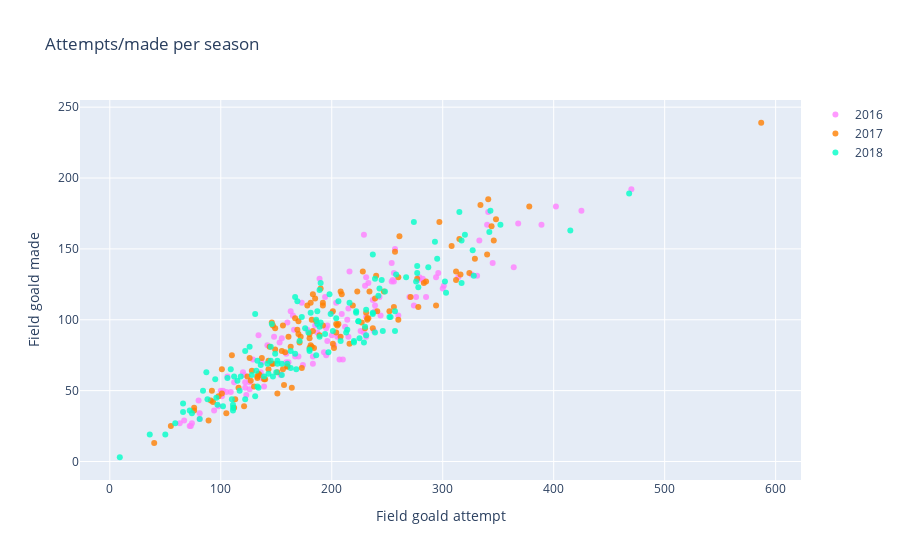

The cell this chart's notebook holds for it:
### Code cell
df2016 = df_EL.loc[df_EL['Season'] == "2016 - 2017"]
df2017 = df_EL.loc[df_EL['Season'] == "2017 - 2018"]
df2018 = df_EL.loc[df_EL['Season'] == "2018 - 2019"]

import plotly.graph_objs as go

trace1 =go.Scatter(
                    x = df2016["FGA"],
                    y = df2016["FGM"],
                    mode = "markers",
                    name = "2016",
                    marker = dict(color = 'rgba(255, 128, 255, 0.8)'),
                    text= df2016["Season"])
trace2 =go.Scatter(
                    x = df2017["FGA"],
                    y = df2017["FGM"],
                    mode = "markers",
                    name = "2017",
                    marker = dict(color = 'rgba(255, 128, 2, 0.8)'),
                    text= df2017["Season"])
trace3 =go.Scatter(
                    x = df2018["FGA"],
                    y = df2018["FGM"],
                    mode = "markers",
                    name = "2018",
                    marker = dict(color = 'rgba(0, 255, 200, 0.8)'),
                    text= df2018["Season"])
data = [trace1, trace2, trace3]
layout = dict(title = 'Attempts/made per season',
              xaxis= dict(title= 'Field goald attempt',ticklen= 5,zeroline= False),
              yaxis= dict(title= 'Field goald made',ticklen= 5,zeroline= False)
             )
fig = dict(data = data, layout = layout)
iplot(fig)

### Figure 1 — Plotly figure (JSON) as saved in the notebook; plotly's stock layout.template omitted (floating-point values rounded to 4 significant figures; data arrays with more than 128 entries replaced by an {"elided": "..."} marker saying what was removed)
{"data": [{"marker": {"color": "rgba(255, 128, 255, 0.8)"}, "mode": "markers", "name": "2016", "text": ["2016 - 2017", "2016 - 2017", "2016 - 2017", "2016 - 2017", "2016 - 2017", "2016 - 2017", "2016 - 2017", "2016 - 2017", "2016 - 2017", "2016 - 2017", "2016 - 2017", "2016 - 2017", "2016 - 2017", "2016 - 2017", "2016 - 2017", "2016 - 2017", "2016 - 2017", "2016 - 2017", "2016 - 2017", "2016 - 2017", "2016 - 2017", "2016 - 2017", "2016 - 2017", "2016 - 2017", "2016 - 2017", "2016 - 2017", "2016 - 2017", "2016 - 2017", "2016 - 2017", "2016 - 2017", "2016 - 2017", "2016 - 2017", "2016 - 2017", "2016 - 2017", "2016 - 2017", "2016 - 2017", "2016 - 2017", "2016 - 2017", "2016 - 2017", "2016 - 2017", "2016 - 2017", "2016 - 2017", "2016 - 2017", "2016 - 2017", "2016 - 2017", "2016 - 2017", "2016 - 2017", "2016 - 2017", "2016 - 2017", "2016 - 2017", "2016 - 2017", "2016 - 2017", "2016 - 2017", "2016 - 2017", "2016 - 2017", "2016 - 2017", "2016 - 2017", "2016 - 2017", "2016 - 2017", "2016 - 2017", "2016 - 2017", "2016 - 2017", "2016 - 2017", "2016 - 2017", "2016 - 2017", "2016 - 2017", "2016 - 2017", "2016 - 2017", "2016 - 2017", "2016 - 2017", "2016 - 2017", "2016 - 2017", "2016 - 2017", "2016 - 2017", "2016 - 2017", "2016 - 2017", "2016 - 2017", "2016 - 2017", "2016 - 2017", "2016 - 2017", "2016 - 2017", "2016 - 2017", "2016 - 2017", "2016 - 2017", "2016 - 2017", "2016 - 2017", "2016 - 2017", "2016 - 2017", "2016 - 2017", "2016 - 2017", "2016 - 2017", "2016 - 2017", "2016 - 2017", "2016 - 2017", "2016 - 2017", "2016 - 2017", "2016 - 2017", "2016 - 2017", "2016 - 2017", "2016 - 2017", "2016 - 2017", "2016 - 2017", "2016 - 2017", "2016 - 2017", "2016 - 2017", "2016 - 2017", "2016 - 2017", "2016 - 2017", "2016 - 2017", "2016 - 2017", "2016 - 2017", "2016 - 2017", "2016 - 2017", "2016 - 2017", "2016 - 2017", "2016 - 2017", "2016 - 2017", "2016 - 2017", "2016 - 2017"], "type": "scatter", "x": [470, 402, 425, 341, 389, 368, 345, 340, 331, 333, 256, 256, 364, 314, 279, 257, 254, 296, 278, 270, 294, 282, 229, 283, 255, 254, 301, 233, 237, 231, 216, 276, 230, 326, 274, 300, 285, 214, 238, 231, 239, 243, 189, 244, 163, 215, 194, 204, 229, 239, 205, 196, 165, 200, 260, 173, 166, 231, 193, 185, 178, 196, 212, 200, 226, 209, 195, 215, 207, 160, 187, 159, 183, 142, 174, 195, 153, 183, 202, 167, 155, 207, 138, 137, 148, 210, 136, 134, 170, 159, 137, 121, 161, 120, 129, 122, 126, 122, 154, 112, 126, 139, 106, 100, 105, 102, 101, 123, 109, 80, 98, 81, 94, 81, 67, 63, 74, 73, 72], "y": [192, 180, 177, 176, 167, 168, 140, 167, 131, 156, 127, 133, 137, 130, 130, 150, 140, 133, 128, 116, 130, 129, 160, 127, 128, 127, 124, 126, 114, 130, 134, 116, 124, 132, 110, 122, 116, 100, 92, 102, 110, 116, 129, 103, 106, 108, 116, 112, 91, 106, 88, 85, 103, 89, 103, 112, 93, 88, 77, 96, 93, 96, 95, 105, 92, 104, 94, 88, 88, 98, 91, 76, 69, 82, 68, 75, 84, 74, 82, 74, 87, 72, 60, 70, 88, 72, 63, 89, 74, 70, 59, 61, 70, 63, 72, 56, 56, 52, 61, 56, 51, 53, 60, 50, 49, 50, 46, 47, 49, 43, 39, 34, 36, 30, 29, 27, 27, 25, 25]}, {"marker": {"color": "rgba(255, 128, 2, 0.8)"}, "mode": "markers", "name": "2017", "text": {"elided": "129 str values"}, "type": "scatter", "x": {"elided": "129 int values"}, "y": {"elided": "129 int values"}}, {"marker": {"color": "rgba(0, 255, 200, 0.8)"}, "mode": "markers", "name": "2018", "text": {"elided": "132 str values"}, "type": "scatter", "x": {"elided": "132 int values"}, "y": {"elided": "132 int values"}}], "layout": {"title": {"text": "Attempts/made per season"}, "xaxis": {"ticklen": 5, "title": {"text": "Field goald attempt"}, "zeroline": false}, "yaxis": {"ticklen": 5, "title": {"text": "Field goald made"}, "zeroline": false}}}
